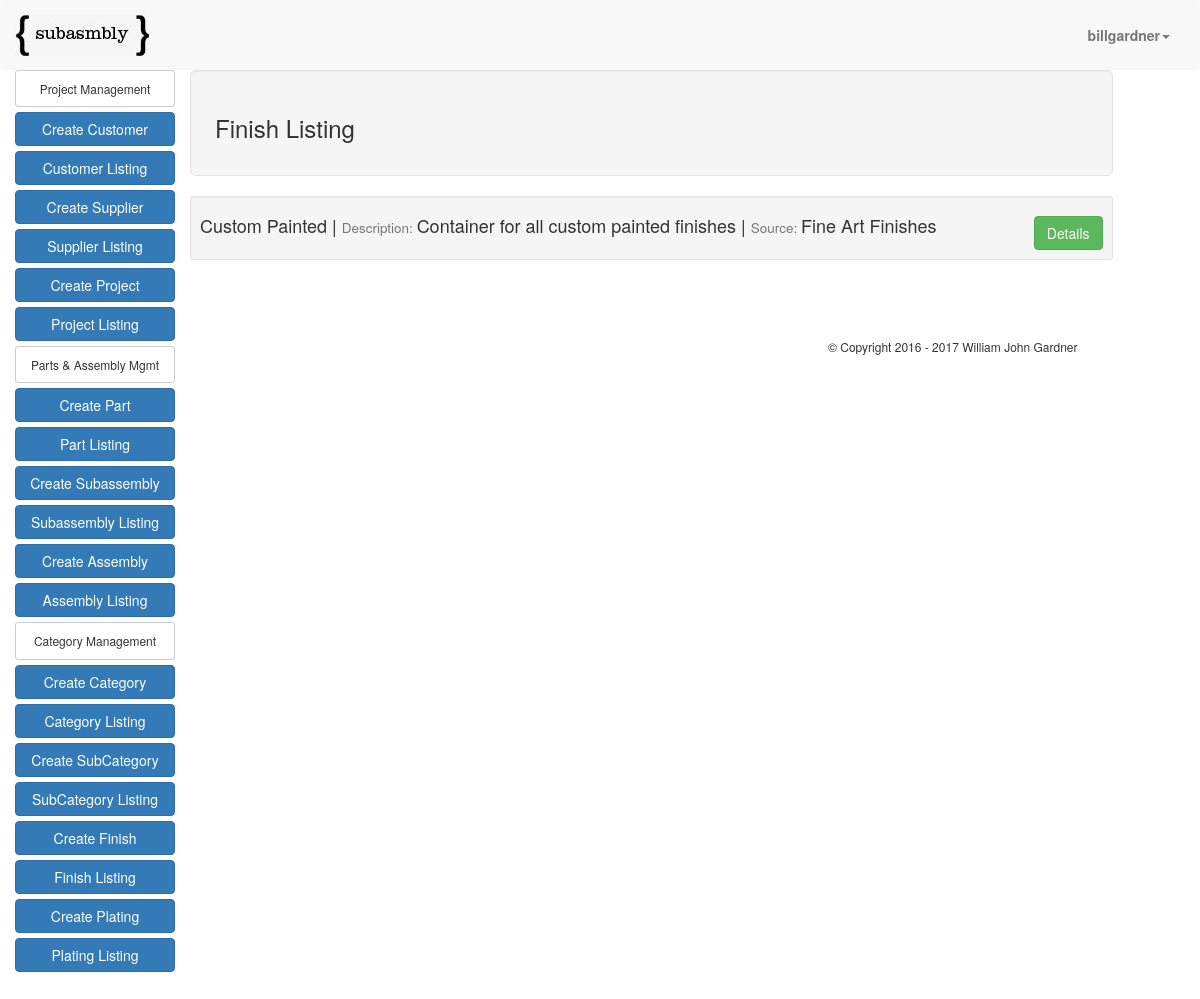
The page /finish_list/ (signed in) on the database its author committed.
### app/models.py (models this page shows, shortened)
class FinishTable(models.Model):
    user = models.ForeignKey("auth.User")
    finish = models.CharField(max_length=50)
    description = models.TextField(null=True, blank=True)
    source = models.ForeignKey(Supplier, null=True, blank=True)
    image = models.ImageField(upload_to="image_files", null=True, blank=True, verbose_name="Part Image")

class Supplier(models.Model):
    user = models.ForeignKey("auth.User", null=True, blank=True)
    first_name = models.CharField(max_length=50, null=True, blank=True)
    last_name = models.CharField(max_length=50, null=True, blank=True)
    title = models.CharField(max_length=30)
    company_name = models.CharField(max_length=25, null=True, blank=True)
    phone_number = models.IntegerField(null=True, blank=True)
    email_address = models.CharField(max_length=60, null=True, blank=True)
    twitter_account = models.CharField(max_length=25, null=True, blank=True)
    web_address = models.URLField(null=True, blank=True)
    street_address = models.CharField(max_length=50, null=True, blank=True)
    city = models.CharField(max_length=50, null=True, blank=True)
    state = models.CharField(max_length=2, null=True, blank=True)
    zip_code = models.IntegerField(null=True, blank=True)
    country = models.CharField(max_length=25, null=True, blank=True)
    def __str__(self):
        return self.company_name

### app/views.py (the view)
# urls.py: url(r'^finish_list/$', login_required(FinishListView.as_view()) , name="finish_list_view"),
class FinishListView(ListView):
    model = FinishTable
    def get_queryset(self):
        return FinishTable.objects.filter(user=self.request.user)

### templates/app/finishtable_list.html
{% extends "bom.html" %}
{% block content %}
  <div class="row">
    <div class="col-md-12 well well-lg">
      <h3 class="pull-left">Finish Listing</h3>
    </div>
    {% for object in object_list %}
      <div class="col-md-12 well well-sm">
        <h4>{{object.finish}}  |  <small>Description: </small>{{object.description}}  |  <small>Source: </small>{{object.source}}<a class="btn btn-success pull-right" type="button" name="drilldown" href="{% url 'finish_detail_view' object.pk %}">Details</a></h4>
      </div>
    {% endfor %}
  </div>
{% endblock %}

### templates/bom.html (shortened to what this page needs)
{% load staticfiles %}
{% load bootstrap %}
<!DOCTYPE html>
<html>
  <head>
    <link rel="stylesheet" href="{% static "app/css/bootstrap.css" %}" media="screen" charset="utf-8">
    <link rel="stylesheet" href="{% static "app/css/main.css" %}" media="screen" charset="utf-8">
  </head>
  <body>
    <nav class="navbar navbar-default">
      <div class="container-fluid">
        <div class="navbar-header">
          <a class="navbar-brand" href="/"><img id="logo-sm" src="{% static 'app/images/logo_sm.jpg' %}" alt="Subasmbly"/></a>
        </div>
        <div class="collapse navbar-collapse" id="bs-example-navbar-collapse-1">
          <ul id="menu" class="nav navbar-nav navbar-right">
            <li class="dropdown">
              <a href="#" class="dropdown-toggle" data-toggle="dropdown" role="button" aria-haspopup="true" aria-expanded="false"><strong>{{request.user}}</strong><span class="caret"></span></a>
            </li>
          </ul>
        </div>
      </div>
    </nav>
<div class="row">
    <div id="sidenav" class="col-md-2">
      <div class="btn btn-default btn-xs btn-block"><h6>Project Management</h6></div>
      <a href="{% url 'create_customer_view' %}" type="button" class="btn btn-primary btn-block">Create Customer</a>
      <a href="{% url 'customer_list_view' %}" type="button" class="btn btn-primary btn-block">Customer Listing</a>
      <a href="{% url 'create_supplier_view' %}" type="button" class="btn btn-primary btn-block">Create Supplier</a>
      <a href="{% url 'supplier_list_view' %}" type="button" class="btn btn-primary btn-block">Supplier Listing</a>
      <a href="{% url 'create_project_view' %}" type="button" class="btn btn-primary btn-block">Create Project</a>
      <a href="{% url 'project_list_view' %}" type="button" class="btn btn-primary btn-block">Project Listing</a>
      <div class="btn btn-default btn-xs btn-block"><h6>Parts & Assembly Mgmt</h6></div>
      <a href="{% url 'create_part_view' %}" type="button" class="btn btn-primary btn-block">Create Part</a>
      <a href="{% url 'part_list_view' %}" type="button" class="btn btn-primary btn-block">Part Listing</a>
      <a href="{% url 'create_subassembly_view' %}" type="button" class="btn btn-primary btn-block">Create Subassembly</a>
      <a href="{% url 'subassembly_list_view' %}" type="button" class="btn btn-primary btn-block">Subassembly Listing</a>
      <a href="{% url 'create_assembly_view' %}" type="button" class="btn btn-primary btn-block">Create Assembly</a>
      <a href="{% url 'assembly_list_view' %}" type="button" class="btn btn-primary btn-block">Assembly Listing</a>
      <div class="btn btn-default btn-xs btn-block"><h6>Category Management</h6></div>
      <a href="{% url 'create_category_view' %}" type="button" class="btn btn-primary btn-block">Create Category</a>
      <a href="{% url 'category_list_view' %}" type="button" class="btn btn-primary btn-block">Category Listing</a>
      <a href="{% url 'create_subcategory_view' %}" type="button" class="btn btn-primary btn-block">Create SubCategory</a>
      <a href="{% url 'subcategory_list_view' %}" type="button" class="btn btn-primary btn-block">SubCategory Listing</a>
      <a href="{% url 'create_finish_view' %}" type="button" class="btn btn-primary btn-block">Create Finish</a>
      <a href="{% url 'finish_list_view' %}" type="button" class="btn btn-primary btn-block">Finish Listing</a>
      <a href="{% url 'create_plating_view' %}" type="button" class="btn btn-primary btn-block">Create Plating</a>
      <a href="{% url 'plating_list_view' %}" type="button" class="btn btn-primary btn-block">Plating Listing</a>
      <br>
      <br>
      <br>
    </div>
    <div class="col-md-9">
      {% block content %}{% endblock %}
      <footer>
        <h6><div style="float:right;">  &copy; Copyright 2016 -
           William John Gardner</div><h6>
      </footer>
    </div>
</body>
</html>

### app/static/app/css/main.css (style rules this page uses)
.navbar { position: relative; min-height: 0px !important; margin-bottom: 0px !important; border: 0px solid transparent; }
#sidenav { padding-left: 30px; }
nav { padding-bottom: 10px; }
#menu { padding-top: 10px; }
footer { padding: 50px 20px; }

### rows shown on the page
FinishTable: finish "Custom Painted", description "Container for all custom painted finishes", source "Fine Art Finishes"

### other values the page prints
{{ request.user }} "billgardner"
